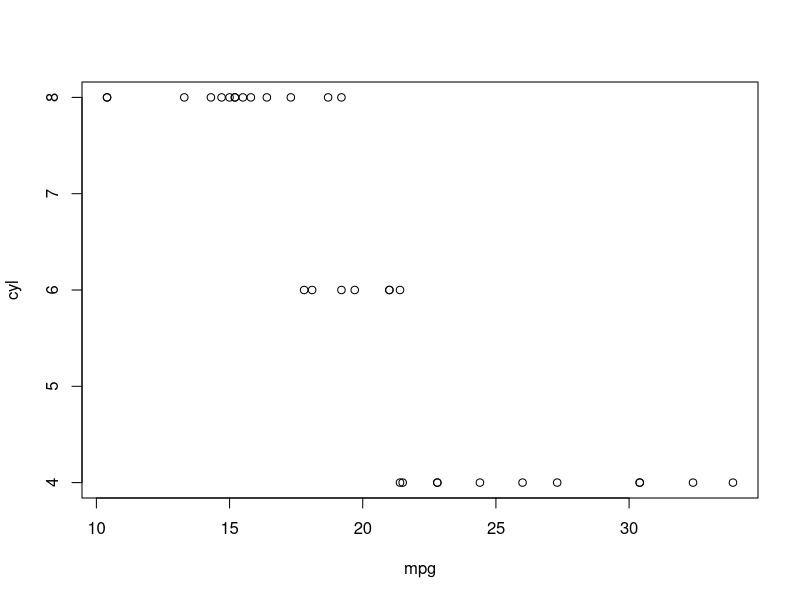

Recreate this plot in R.
## ---- chunk 1
knitr::opts_chunk$set(
  warning = FALSE,
  message = FALSE,
  comment = "#>",
  collapse = TRUE,
  fig.align = "center"
)
## ---- chunk 2
print("hello world")
## ---- chunk 3
plot(mtcars[1:2])
